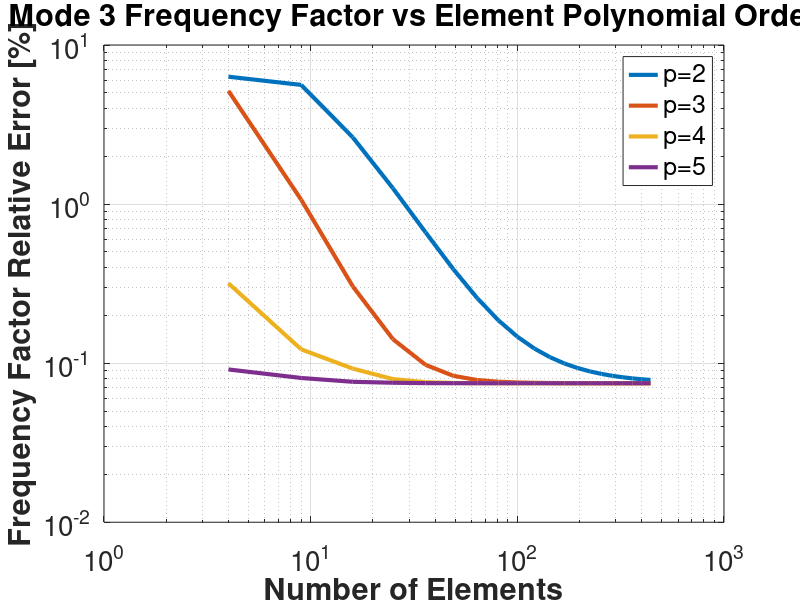

MATLAB code to generate this figure:
clear all
close all
clc
load ConvergenciaPlacaP5
load ConvergenciaPlacaP4
load ConvergenciaPlacaP3
load ConvergenciaPlacaP2
Placa_p5 = walue;
clear walue

% figure(1)
% semilogx(Placa_p2(7,:),Placa_p2(6,:),'LineWidth',3)
% hold all
% grid on
% semilogx(Placa_p3(7,:),Placa_p3(6,:),'LineWidth',3)
% semilogx(Placa_p4(7,:),Placa_p4(6,:),'LineWidth',3)
% semilogx(Placa_p5(7,:),Placa_p5(6,:),'LineWidth',3)
% legend('p=2','p=3','p=4','p=5')
% xlabel('Number of Elements','FontWeight','bold','FontSize',23)
% ylabel('Time [s]','FontWeight','bold','FontSize',23)
% title('Model Simulation time vs Element Polynomial Order','FontWeight','bold','FontSize',23)
% set(gca,'FontSize',20)

anal = [27; 67.58; 81.57];
ConvP2 = (Placa_p2([1;3;5],:)-anal)./anal;
ConvP3 = (Placa_p3([1;3;5],:)-anal)./anal;
ConvP4 = (Placa_p4([1;3;5],:)-anal)./anal;
ConvP5 = (Placa_p5([1;3;5],:)-anal)./anal;
figure(2)
loglog(Placa_p2(7,:),ConvP2(2,:),'LineWidth',3)
hold all
loglog(Placa_p3(7,:),ConvP3(2,:),'LineWidth',3)
loglog(Placa_p4(7,:),ConvP4(2,:),'LineWidth',3)
loglog(Placa_p5(7,:),ConvP5(2,:),'LineWidth',3)
grid on
legend('p=2','p=3','p=4','p=5')
xlabel('Number of Elements','FontWeight','bold','FontSize',23)
ylabel('Frequency Factor Relative Error [%]','FontWeight','bold','FontSize',23)
title('Mode 3 Frequency Factor vs Element Polynomial Order','FontWeight','bold','FontSize',23)
set(gca,'FontSize',20)

% figure(3)
% loglog(Placa_p2(6,:),ConvP2(3,:),'LineWidth',3)
% hold all
% grid on
% loglog(Placa_p3(6,:),ConvP3(3,:),'LineWidth',3)
% loglog(Placa_p4(6,:),ConvP4(3,:),'LineWidth',3)
% loglog(Placa_p5(6,:),ConvP5(3,:),'LineWidth',3)
% legend('p=2','p=3','p=4','p=5')
% xlabel('Time [s]','FontWeight','bold','FontSize',23)
% ylabel('Frequency Factor Relative Error [%]','FontWeight','bold','FontSize',23)
% title('Mode 5 Frequency Factor vs Time','FontWeight','bold','FontSize',23)
% set(gca,'FontSize',20)

% figure(3)
% loglog(ConvP2(2,:),Placa_p2(6,:),'LineWidth',3)
% hold all
% grid on
% loglog(ConvP3(2,:),Placa_p3(6,:),'LineWidth',3)
% loglog(ConvP4(2,:),Placa_p4(6,:),'LineWidth',3)
% loglog(ConvP5(2,:),Placa_p5(6,:),'LineWidth',3)
